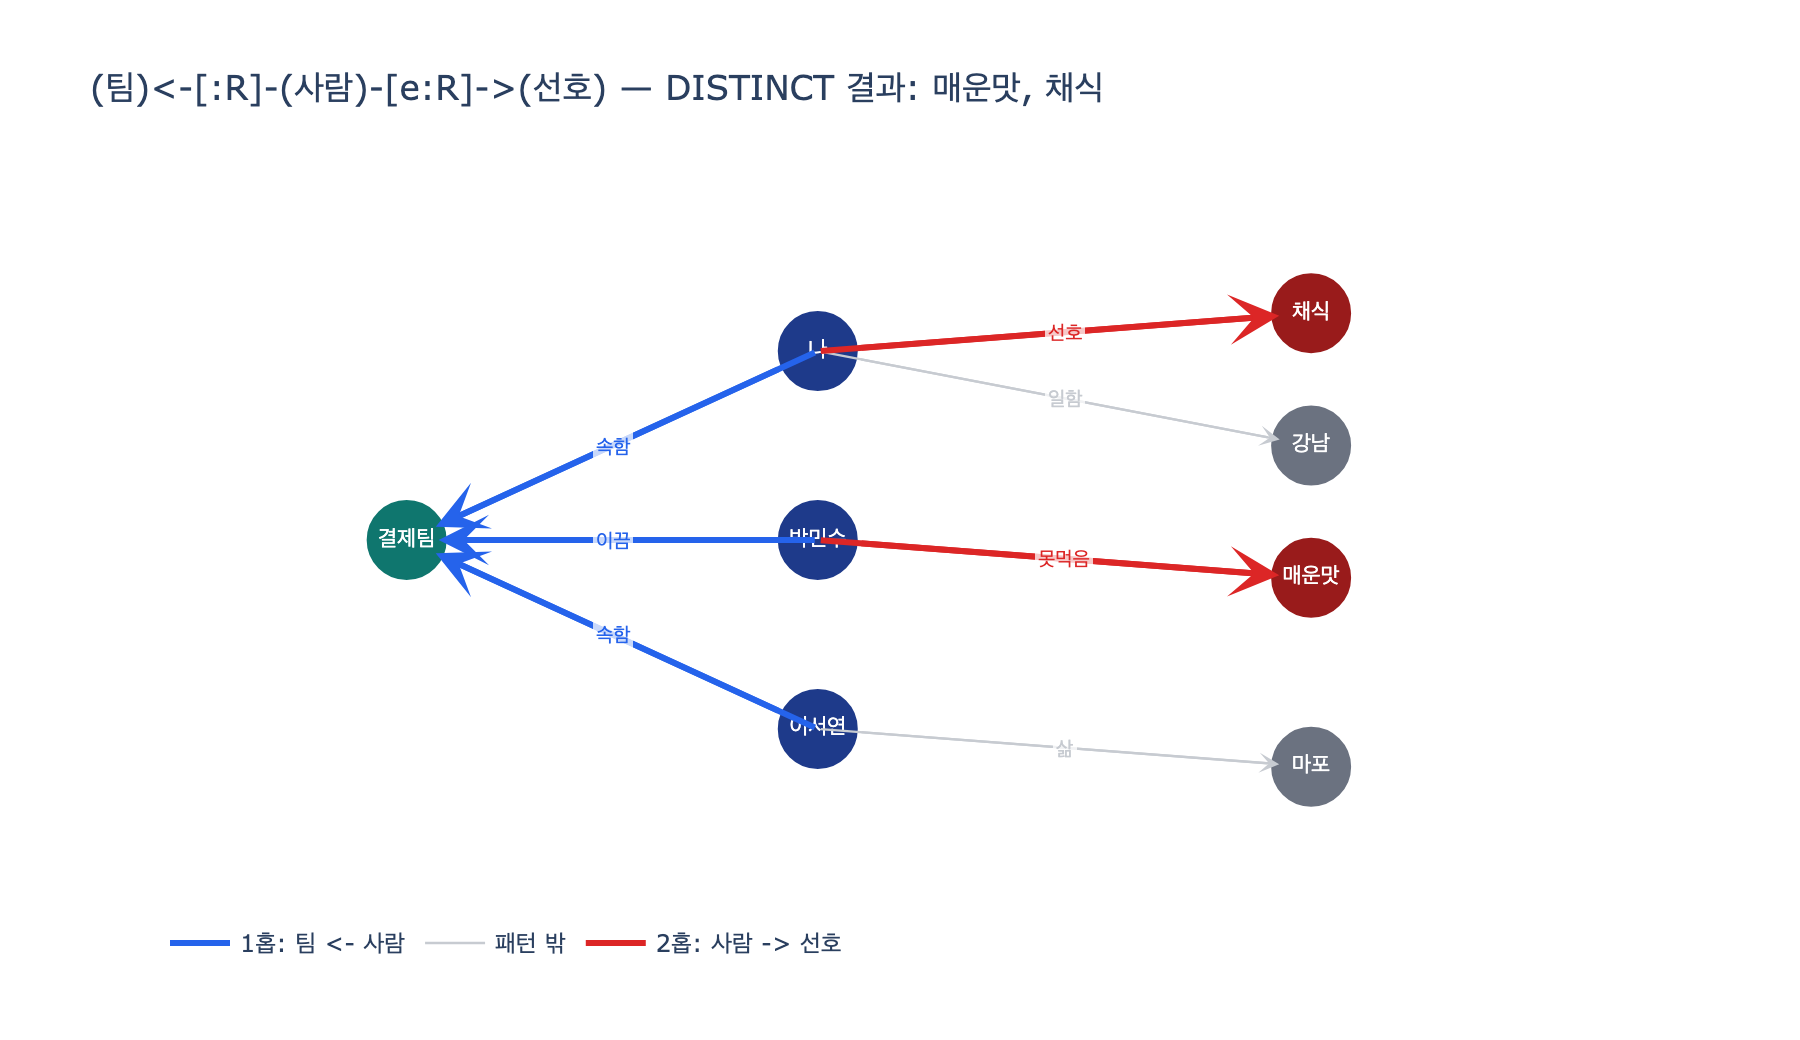

Write the Python code that produced this figure.
# %% [markdown]
# # `ex1`의 2홉 선호 수집 질의 뜯어보기
#
# **질문**: `ex1`의 그래프 질의는 어떻게 팀원의 선호를 모으는가?
#
# **답**: `(팀)<-[:R]-(사람)-[e:R]->(선호)` 2홉 패턴으로 팀에 속한 사람들의
# `Pref` 노드를 `DISTINCT`로 모은다.
#
# 원본 질의(`ex1_memory_shapes.py`의 `graph_search`):
#
# ```cypher
# MATCH (t:N {name:'결제팀'})<-[:R]-(p:N)-[e:R]->(pref:N)
# WHERE pref.kind='Pref'
# RETURN DISTINCT pref.name
# ```
#
# 「회식 장소를 정할 때 피해야 할 것은?」이라는 질문에 답하려면
# *팀 → 팀원 → 그 사람의 선호* 를 따라가야 한다.
# 이 경로는 사실을 저장할 때는 존재하지 않았다. 질문이 들어온 뒤에 만들어진다.
#
# 필요 패키지: kuzu, plotly, kaleido (없으면 해당 셀만 건너뛴다)

# %%
import os
import shutil
import tempfile

import kuzu


def _show(fig):
    try:
        from IPython import get_ipython

        if get_ipython() is not None:  # VSCode 셀/Jupyter에서만 렌더링
            fig.show()
    except ImportError:
        pass


HERE = os.path.dirname(os.path.abspath(__file__)) if "__file__" in dir() else os.getcwd()
print("kuzu", kuzu.__version__)
# 출력: kuzu 0.11.3

# %% [markdown]
# ## 1. 같은 사실을 그래프 모양으로
#
# `ex1`은 노드 테이블을 `N` 하나, 관계 테이블을 `R` 하나만 둔다.
# 「사람인가 선호인가」는 **라벨이 아니라 `kind` 속성**으로 구분한다.
# 이 설계 때문에 질의에서 `WHERE pref.kind='Pref'` 같은 속성 필터가 필요해진다.

# %%
NODES = [
    ("나", "Person"),
    ("박민수", "Person"),
    ("이서연", "Person"),
    ("결제팀", "Team"),
    ("강남", "Place"),
    ("마포", "Place"),
    ("매운맛", "Pref"),
    ("채식", "Pref"),
]
EDGES = [
    ("나", "결제팀", "속함"),
    ("박민수", "결제팀", "이끔"),
    ("이서연", "결제팀", "속함"),
    ("나", "강남", "일함"),
    ("이서연", "마포", "삶"),
    ("박민수", "매운맛", "못먹음"),
    ("나", "채식", "선호"),
]


def build(path, nodes=NODES, edges=EDGES):
    db = kuzu.Database(path)
    c = kuzu.Connection(db)
    c.execute("CREATE NODE TABLE N(name STRING, kind STRING, PRIMARY KEY(name))")
    c.execute("CREATE REL TABLE R(FROM N TO N, kind STRING)")
    for n, k in nodes:
        c.execute("CREATE (:N {name:$n, kind:$k})", {"n": n, "k": k})
    for a, b, k in edges:
        c.execute(
            "MATCH (x:N {name:$a}), (y:N {name:$b}) CREATE (x)-[:R {kind:$k}]->(y)",
            {"a": a, "b": b, "k": k},
        )
    return c


def rows(res):
    out = []
    while res.has_next():
        out.append(res.get_next())
    return out


tmp = tempfile.mkdtemp()
conn = build(tmp + "/db")
print(f"노드 {len(NODES)}개, 간선 {len(EDGES)}개 적재 완료")
# 출력: 노드 8개, 간선 7개 적재 완료

# %% [markdown]
# ## 2. 홉을 하나씩 밟아 본다
#
# 2홉 패턴은 한 번에 이해하려 들면 방향 화살표가 헷갈린다.
# 왼쪽 홉과 오른쪽 홉을 따로 실행해 보면 명확해진다.
#
# ### 왼쪽 홉 — `(t:N {name:'결제팀'})<-[:R]-(p:N)`
#
# 간선은 *사람 → 팀* 방향으로 저장돼 있다(`속함`, `이끔`).
# 그래서 팀을 기준점으로 잡으면 화살표가 **들어오는** 방향(`<-`)이 된다.

# %%
hop1 = rows(conn.execute("MATCH (t:N {name:'결제팀'})<-[e:R]-(p:N) RETURN p.name, e.kind"))
print("1홉 (팀원):", hop1)
# 출력: 1홉 (팀원): [['나', '속함'], ['박민수', '이끔'], ['이서연', '속함']]

# 방향을 잘못 쓰면 아무것도 안 나온다 — 화살표 방향이 곧 의미다
wrong = rows(conn.execute("MATCH (t:N {name:'결제팀'})-[:R]->(p:N) RETURN p.name"))
print("방향 뒤집었을 때:", wrong)
# 출력: 방향 뒤집었을 때: []

# %% [markdown]
# ### 오른쪽 홉 — `(p:N)-[e:R]->(pref:N)` + `WHERE pref.kind='Pref'`
#
# 사람에서 **나가는** 간선을 전부 따라간 뒤, 도착 노드의 `kind`가 `Pref`인 것만 남긴다.
# 간선 `kind`는 제한하지 않는다는 점이 중요하다.
# `선호`(먹고 싶다)와 `못먹음`(못 먹는다)이 **둘 다** 걸린다.
# 질문이 「피해야 할 것」이므로 두 종류 모두 회피 후보이기 때문이다.

# %%
for person, _ in hop1:
    out = rows(conn.execute("MATCH (p:N {name:$n})-[e:R]->(x:N) RETURN x.name, x.kind, e.kind", {"n": person}))
    keep = [(a, c) for a, b, c in out if b == "Pref"]
    print(f"{person:<4} 나가는 간선 {out}  → Pref만: {keep}")
# 출력: 나   나가는 간선 [['결제팀', 'Team', '속함'], ['강남', 'Place', '일함'], ['채식', 'Pref', '선호']]  → Pref만: [('채식', '선호')]
# 출력: 박민수  나가는 간선 [['결제팀', 'Team', '이끔'], ['매운맛', 'Pref', '못먹음']]  → Pref만: [('매운맛', '못먹음')]
# 출력: 이서연  나가는 간선 [['결제팀', 'Team', '속함'], ['마포', 'Place', '삶']]  → Pref만: []

# %% [markdown]
# ## 3. 두 홉을 붙인 원본 질의
#
# 한 패턴 안에서 `(t)<-[:R]-(p)-[e:R]->(pref)` 로 이어 쓰면
# 가운데 `p`가 두 홉을 잇는 **연결 변수**가 된다.
# 「팀에 속하면서 동시에 선호를 가진 사람」만 자동으로 남는다.

# %%
Q = (
    "MATCH (t:N {name:'결제팀'})<-[:R]-(p:N)-[e:R]->(pref:N) "
    "WHERE pref.kind='Pref' "
    "RETURN DISTINCT pref.name"
)
print("원본 질의 결과:", [r[0] for r in rows(conn.execute(Q))])
# 출력: 원본 질의 결과: ['매운맛', '채식']   (순서는 보장되지 않는 집합이다)

# 누가 왜 걸렸는지 함께 보기 (DISTINCT 없이 경로 그대로)
detail = rows(
    conn.execute(
        "MATCH (t:N {name:'결제팀'})<-[:R]-(p:N)-[e:R]->(pref:N) "
        "WHERE pref.kind='Pref' RETURN p.name, e.kind, pref.name"
    )
)
for a, b, c in detail:
    print(f"  결제팀 <- {a} -[{b}]-> {c}")
# 출력:   결제팀 <- 나 -[선호]-> 채식
# 출력:   결제팀 <- 박민수 -[못먹음]-> 매운맛

# %% [markdown]
# ## 4. `DISTINCT`는 왜 필요한가
#
# 그래프 질의는 **행 단위가 아니라 경로 단위**로 결과를 낸다.
# 서로 다른 사람이 같은 선호 노드를 가리키면 같은 이름이 여러 번 나온다.
# 위 데이터는 우연히 겹치는 사람이 없어 차이가 안 보이니,
# 「이서연도 채식」과 「나도 매운맛 못 먹음」을 추가해 보자.

# %%
tmp2 = tempfile.mkdtemp()
EDGES2 = EDGES + [("이서연", "채식", "선호"), ("나", "매운맛", "못먹음")]
conn2 = build(tmp2 + "/db", NODES, EDGES2)

no_distinct = [
    r[0]
    for r in rows(
        conn2.execute(
            "MATCH (t:N {name:'결제팀'})<-[:R]-(p:N)-[e:R]->(pref:N) WHERE pref.kind='Pref' RETURN pref.name"
        )
    )
]
with_distinct = [
    r[0]
    for r in rows(
        conn2.execute(
            "MATCH (t:N {name:'결제팀'})<-[:R]-(p:N)-[e:R]->(pref:N) WHERE pref.kind='Pref' RETURN DISTINCT pref.name"
        )
    )
]
print("DISTINCT 없이:", no_distinct)
print("DISTINCT 있이:", with_distinct)
# 출력: DISTINCT 없이: ['매운맛', '매운맛', '채식', '채식']
# 출력: DISTINCT 있이: ['매운맛', '채식']

# %% [markdown]
# 경로가 4개(나→채식, 나→매운맛, 박민수→매운맛, 이서연→채식)이므로 행도 4개다.
# 「회식 때 피할 것」은 **집합**이지 세는 대상이 아니므로 `DISTINCT`로 접는다.
#
# 반대로 「몇 명이 이 선호를 갖는가」를 알고 싶다면 `DISTINCT`를 빼고
# `count(*)`로 세면 된다. 같은 패턴이 다른 질문에도 쓰인다.

# %%
cnt = rows(
    conn2.execute(
        "MATCH (t:N {name:'결제팀'})<-[:R]-(p:N)-[e:R]->(pref:N) "
        "WHERE pref.kind='Pref' RETURN pref.name, count(p) ORDER BY pref.name"
    )
)
print("선호별 인원수:", cnt)
# 출력: 선호별 인원수: [['매운맛', 2], ['채식', 2]]

# %% [markdown]
# ## 5. 다른 모양은 왜 못 하나
#
# 같은 질문을 평평한 텍스트와 키-값으로 던져 본다.

# %%
FACTS = [
    "저는 서울 강남에서 일합니다",
    "회사는 결제팀이고 팀장은 박민수입니다",
    "박민수 팀장은 매운 음식을 못 먹습니다",
    "지난주에 팀 회식을 마포에서 했습니다",
    "저는 회식 때 채식만 합니다",
    "이서연 님이 새로 팀에 왔습니다",
    "이서연 님은 마포에 삽니다",
]

flat = [f for f in FACTS if "회식" in f]  # 낱말 "회식"으로 찾기
print("평평한 텍스트:", flat)
# 출력: 평평한 텍스트: ['지난주에 팀 회식을 마포에서 했습니다', '저는 회식 때 채식만 합니다']

kv = {"일하": ("근무지", "강남"), "식성": ("식성", "채식")}
hit = [f"{n}={v}" for k, (n, v) in kv.items() if k in "회식 장소를 정할 때 피해야 할 것은?"]
print("키-값:", hit or "✗ 칸 없음")
# 출력: 키-값: ✗ 칸 없음

# %% [markdown]
# - **평평한 텍스트**: 낱말 「회식」이 든 두 줄은 찾지만, 박민수의 매운맛은 못 찾는다.
#   그 문장에는 「회식」이라는 낱말이 없기 때문이다. 사람과 선호를 잇는 *구조*가 없다.
# - **키-값**: 「팀원 전체의 회피 항목」이라는 칸을 미리 만들어 두지 않았으니 답이 없다.
#   그리고 그런 칸을 전부 미리 만들어 둘 수는 없다. 질문은 무한하다.
# - **그래프**: 팀 → 팀원 → 선호 경로를 *따라가면* 된다. 저장할 때 질문을 몰라도 된다.

# %% [markdown]
# ## 6. 시각화 — 2홉이 지나가는 길
#
# 왼쪽 홉(팀 ← 사람)은 파란색, 오른쪽 홉(사람 → 선호)은 빨간색,
# 패턴에 걸리지 않는 간선은 회색으로 그린다.

# %%
try:
    import plotly.graph_objects as go

    POS = {
        "결제팀": (0.0, 0.0),
        "나": (1.0, 1.0),
        "박민수": (1.0, 0.0),
        "이서연": (1.0, -1.0),
        "채식": (2.2, 1.2),
        "매운맛": (2.2, -0.2),
        "강남": (2.2, 0.5),
        "마포": (2.2, -1.2),
    }
    TEAM = {"나", "박민수", "이서연"}
    PREF = {n for n, k in NODES if k == "Pref"}

    def edge_class(a, b):
        if b == "결제팀" and a in TEAM:
            return "hop1"
        if a in TEAM and b in PREF:
            return "hop2"
        return "other"

    COLOR = {"hop1": "#2563eb", "hop2": "#dc2626", "other": "#c7cbd1"}
    WIDTH = {"hop1": 3.0, "hop2": 3.0, "other": 1.2}

    fig = go.Figure()
    seen = set()
    for a, b, k in EDGES:
        cls = edge_class(a, b)
        x0, y0 = POS[a]
        x1, y1 = POS[b]
        fig.add_trace(
            go.Scatter(
                x=[x0, x1],
                y=[y0, y1],
                mode="lines",
                line=dict(color=COLOR[cls], width=WIDTH[cls]),
                hovertext=f"{a} -[{k}]-> {b}",
                hoverinfo="text",
                name={"hop1": "1홉: 팀 <- 사람", "hop2": "2홉: 사람 -> 선호", "other": "패턴 밖"}[cls],
                showlegend=cls not in seen,
            )
        )
        seen.add(cls)
        fig.add_annotation(
            x=x1, y=y1, ax=x0, ay=y0, xref="x", yref="y", axref="x", ayref="y",
            showarrow=True, arrowhead=3, arrowsize=1.4, arrowwidth=WIDTH[cls],
            arrowcolor=COLOR[cls], text="", standoff=16,
        )
        fig.add_annotation(
            x=(x0 + x1) / 2, y=(y0 + y1) / 2, text=k, showarrow=False,
            font=dict(size=10, color=COLOR[cls]), bgcolor="rgba(255,255,255,0.75)",
        )

    KIND_COLOR = {"Team": "#0f766e", "Person": "#1e3a8a", "Pref": "#991b1b", "Place": "#6b7280"}
    fig.add_trace(
        go.Scatter(
            x=[POS[n][0] for n, _ in NODES],
            y=[POS[n][1] for n, _ in NODES],
            mode="markers+text",
            marker=dict(size=42, color=[KIND_COLOR[k] for _, k in NODES], line=dict(color="white", width=2)),
            text=[n for n, _ in NODES],
            textposition="middle center",
            textfont=dict(color="white", size=11),
            hovertext=[f"{n} ({k})" for n, k in NODES],
            hoverinfo="text",
            showlegend=False,
        )
    )
    fig.update_layout(
        title="(팀)&lt;-[:R]-(사람)-[e:R]-&gt;(선호) — DISTINCT 결과: 매운맛, 채식",
        xaxis=dict(visible=False, range=[-0.6, 3.0]),
        yaxis=dict(visible=False, range=[-1.8, 1.8]),
        plot_bgcolor="white",
        width=900,
        height=520,
        legend=dict(orientation="h", y=-0.05),
    )
    _show(fig)
    fig.write_image(os.path.join(HERE, "expy.png"), scale=2)
    print("expy.png 저장")
except ImportError as e:
    print("시각화 건너뜀:", e)
# 출력: expy.png 저장

# %%
shutil.rmtree(tmp, ignore_errors=True)
shutil.rmtree(tmp2, ignore_errors=True)
print("정리 완료")
# 출력: 정리 완료
